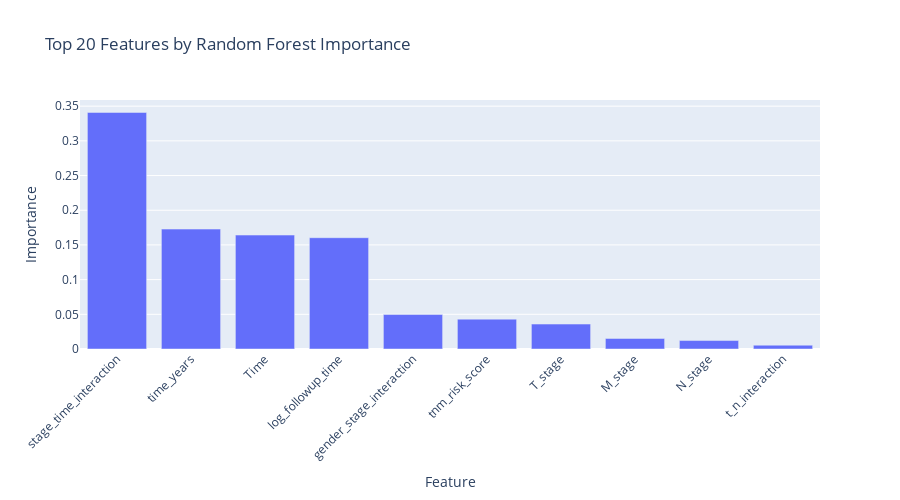

Notebook cell for this chart:
### Markdown cell above
### 6.3 Random Forest Feature Importance

### Code cell
# Train Random Forest to get feature importance
rf = RandomForestClassifier(n_estimators=100, random_state=42, n_jobs=-1)
rf.fit(X, y)

# Get feature importance
feature_importance = pd.DataFrame({
    'Feature': current_numeric,
    'Importance': rf.feature_importances_
}).sort_values('Importance', ascending=False)

print("Top 20 Features by Random Forest Importance:")
print(feature_importance.head(20))

# Visualize
fig = px.bar(feature_importance.head(20), x='Feature', y='Importance',
             title='Top 20 Features by Random Forest Importance')
fig.update_layout(xaxis_tickangle=-45, height=500)
fig.show()

### Figure 1 — Plotly figure (JSON) as saved in the notebook; plotly's stock layout.template omitted (floating-point values rounded to 4 significant figures)
{"data": [{"alignmentgroup": "True", "hovertemplate": "Feature=%{x}<br>Importance=%{y}<extra></extra>", "legendgroup": "", "marker": {"color": "#636efa", "pattern": {"shape": ""}}, "name": "", "offsetgroup": "", "orientation": "v", "showlegend": false, "textposition": "auto", "type": "bar", "x": ["stage_time_interaction", "time_years", " Time", "log_followup_time", "gender_stage_interaction", "tnm_risk_score", "T_stage", "M_stage", "N_stage", "t_n_interaction"], "xaxis": "x", "y": [0.3409, 0.1728, 0.1642, 0.1604, 0.0497, 0.04305, 0.03594, 0.01522, 0.0122, 0.005492], "yaxis": "y"}], "layout": {"barmode": "relative", "height": 500, "legend": {"tracegroupgap": 0}, "title": {"text": "Top 20 Features by Random Forest Importance"}, "xaxis": {"anchor": "y", "domain": [0, 1], "tickangle": -45, "title": {"text": "Feature"}}, "yaxis": {"anchor": "x", "domain": [0, 1], "title": {"text": "Importance"}}}}
